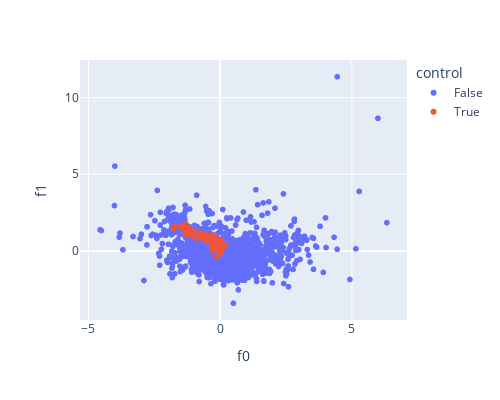
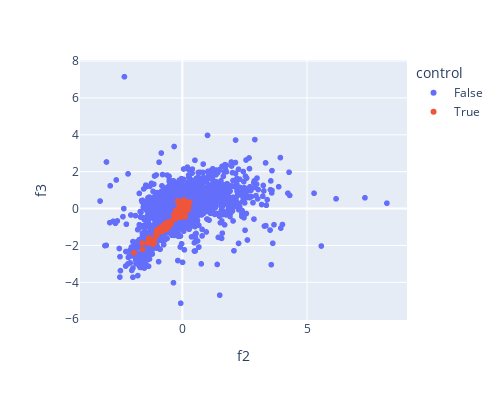
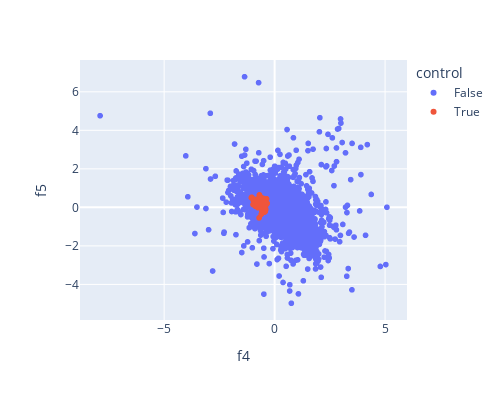

Notebook code for these charts, in order:
### Code cell
fig=px.scatter(df_to_be_shown,x='f0',y='f1',color='control',width=500, height=400)
fig.show()
fig=px.scatter(df_to_be_shown,x='f2',y='f3',color='control',width=500, height=400)
fig.show()
fig=px.scatter(df_to_be_shown,x='f4',y='f5',color='control',width=500, height=400)
fig.show()
